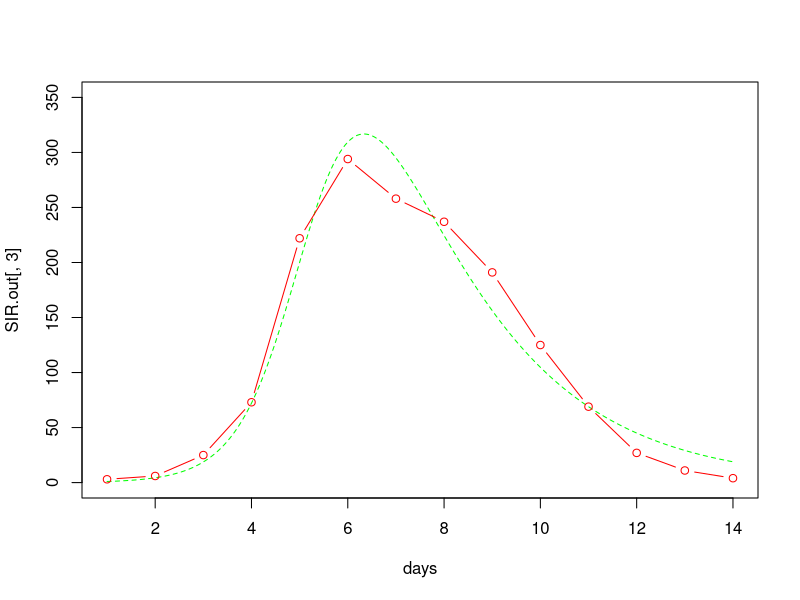

This chart was generated by the following R code:
# Uses fit SIR model to boarding school influenza data using the optimx package
# and try to contain the epidemic via vaccination

#install.packages(
#  "https://cran.r-project.org/bin/macosx/el-capitan/contrib/3.4/optimx_2013.8.7.tgz", 
#  repos = NULL, type = "source"
#)
#https://CRAN.R-project.org/package=optimx

data = read.csv("ReportedCases_by_week.csv", header = TRUE, sep = ",",as.is = TRUE)
require('optimx')
require(deSolve)

SIR <- function (t, y, p) {
{
S <-y[1]
I <- y[2]
R <- y[3]
}
with(as.list(p), {
dS.dt <- -b * I * S
dI.dt <- b * I * S - g * I
dR.dt <- g * I
return(list(c(dS.dt, dI.dt, dR.dt)))
})
}



# Function runs model then computes sum of squares of error:
sse.sir <- function(params0,data){
t <- data[,1]
cases <- data[,2]
b <- params0[1]
g <- params0[2]
S0 <- 762
I0 <- 1
R0 <- 0
out <- as.data.frame(ode(y=c(S=S0,I=I0,R=R0),times=t,SIR,parms=c(b,g),hmax=1/120))
sse<-sum((out$I-cases)^2)
}

# Initial guess:
params <- c(b = 0.002567967,g=0.473856076 )
days <- seq(1,max(data$Weeks),by=0.05)  # set the time steps for running
N <- 763
I <- 1
R <- 0
S <- N - I - R
SIR.out <- data.frame(ode(c(S,I,R), days, SIR, params))
plot(days, SIR.out[,3], type = "l", lty = 2, col = 'green', ylim=c(0,350) )
lines(data$Weeks,data$Cases, type='b', col='red')

# Estimate the reproductive rate using the fitted model parameters:
R_not=params[1]*N/params[2]
cat('Reproductive number R_0 = ', as.numeric(R_not) )
